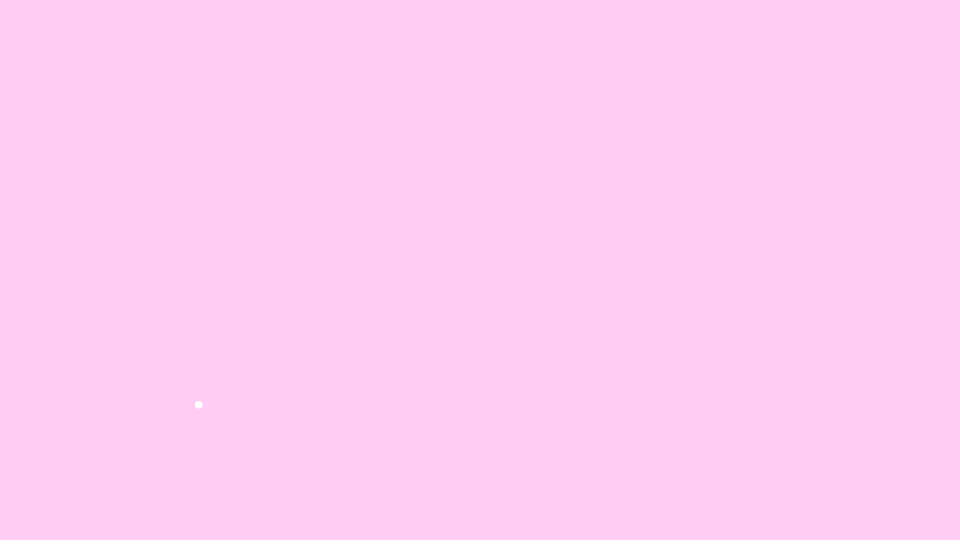
Frame 1 (no input)
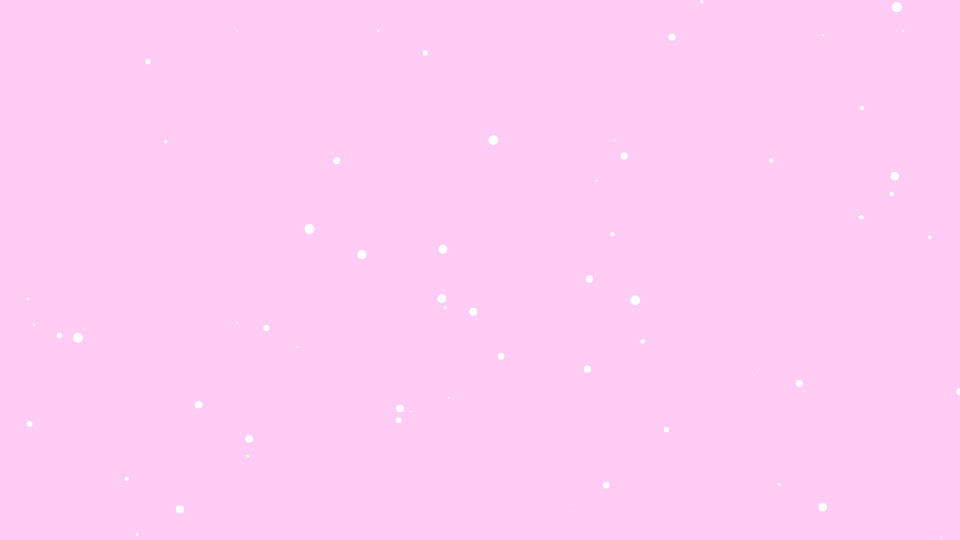
Frame 60 (no input)
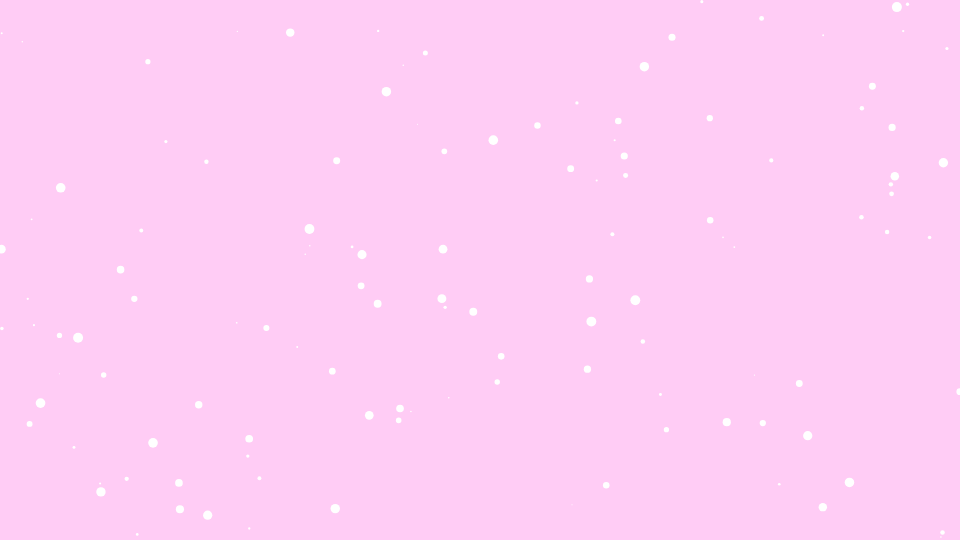
Frame 120 (the mouse pressed at the canvas centre since frame 60)

The p5.js sketch that drew these frames (run headless with seeded random() and noise() and a simulated clock; from frame 60 on, the mouse is pressed at the canvas centre):

// p5.js sketch
// ── sketch.js
function setup() {
    createCanvas(960, 540);
    background('#FFCCF5');
}

function draw() {
    s = random(1, 10);
    x = random(0, width);
    y = random(0, height);
    stroke(255);
    strokeWeight(s);
    point(x, y);
}
